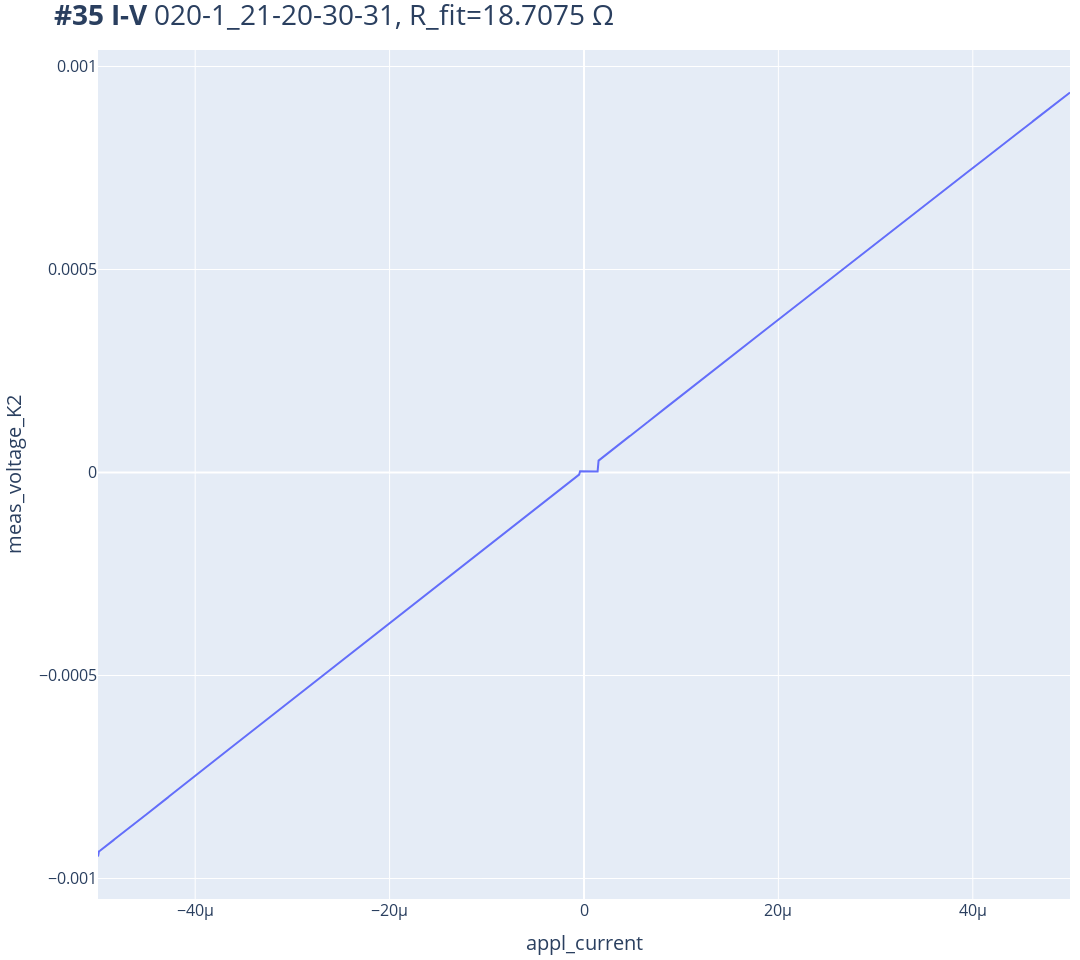
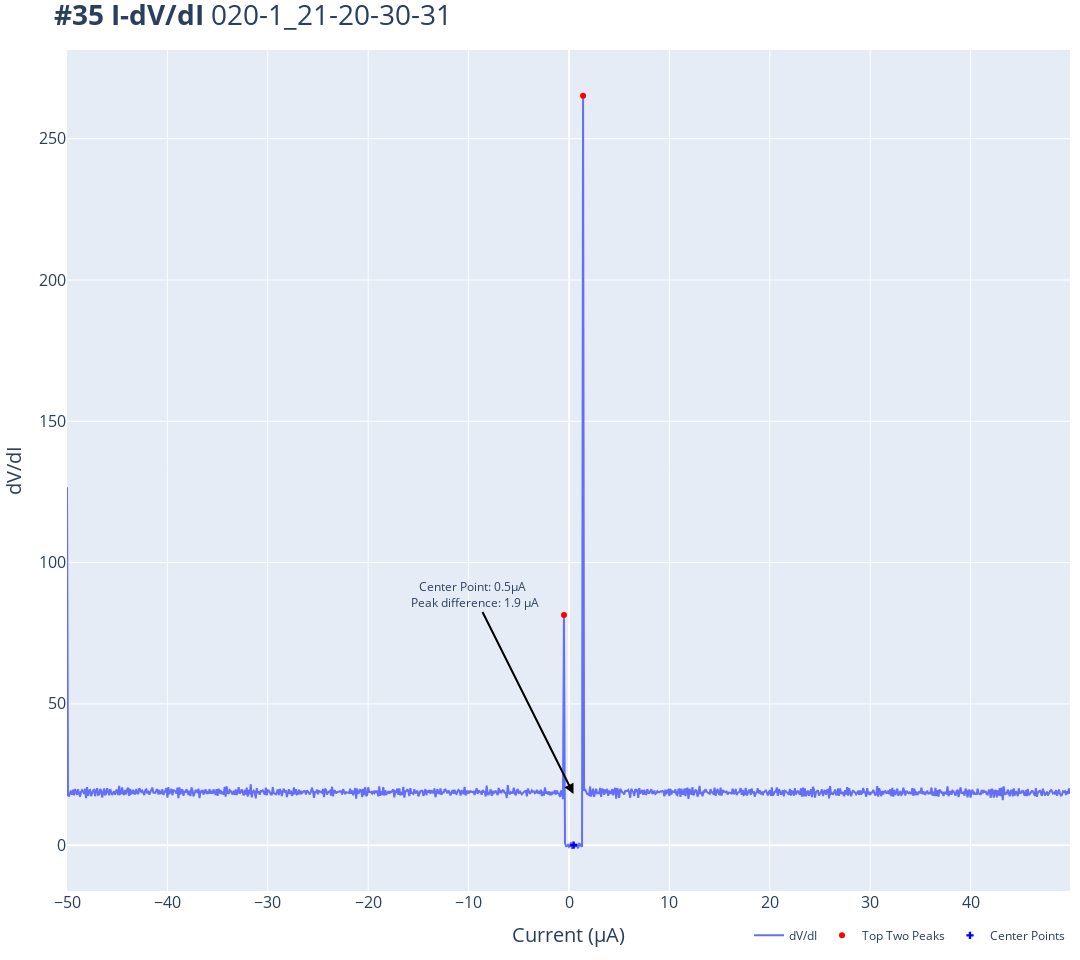
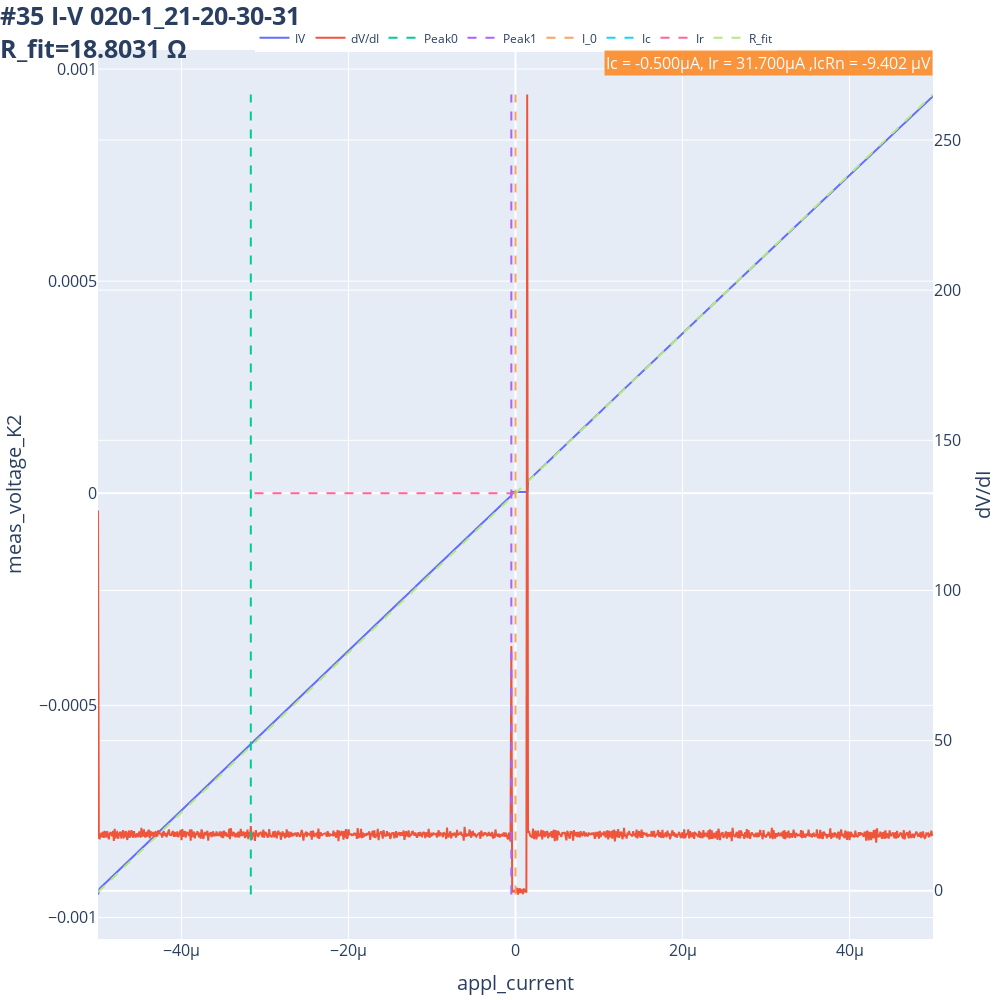

Notebook cell for these charts, in order:
### Code cell
id = 35

plot_by_id(id)
IV(id)
IV_diff(id)
plot_IV_and_dVdI(id)

### Figure 1 — Plotly figure (JSON) as saved in the notebook; plotly's stock layout.template omitted (floating-point values rounded to 4 significant figures; data arrays with more than 128 entries replaced by an {"elided": "..."} marker saying what was removed)
{"data": [{"mode": "lines", "name": "Voltage vs. Current", "type": "scatter", "x": {"elided": "1001 float values"}, "y": {"elided": "1001 float values"}}], "layout": {"height": 960, "margin": {"b": 10, "l": 10, "r": 10, "t": 50}, "title": {"font": {"size": 28}, "text": "<b>#35 I-V</b> 020-1_21-20-30-31, R_fit=18.7075 Ω"}, "width": 1080, "xaxis": {"tickfont": {"size": 16}, "title": {"font": {"size": 20}, "text": "appl_current"}}, "yaxis": {"tickfont": {"size": 16}, "title": {"font": {"size": 20}, "text": "meas_voltage_K2"}}}}

### Figure 2 — Plotly figure (JSON) as saved in the notebook; plotly's stock layout.template omitted (floating-point values rounded to 4 significant figures; data arrays with more than 128 entries replaced by an {"elided": "..."} marker saying what was removed)
{"data": [{"mode": "lines", "name": "dV/dI", "type": "scatter", "x": {"elided": "1000 float values"}, "y": {"elided": "1000 float values"}}, {"marker": {"color": "red"}, "mode": "markers", "name": "Top Two Peaks", "type": "scatter", "x": [1.4, -0.5], "y": [265.2, 81.48]}, {"marker": {"color": "blue", "symbol": "cross"}, "mode": "markers", "name": "Center Points", "type": "scatter", "x": [0.45], "y": [0]}], "layout": {"annotations": [{"arrowcolor": "black", "arrowhead": 2, "arrowsize": 1, "arrowwidth": 2, "ax": -100, "ay": -200, "showarrow": true, "text": "Center Point: 0.5μA <br> Peak difference: 1.9 μA", "x": 0.45, "y": 18.11}], "height": 960, "legend": {"orientation": "h", "x": 1, "xanchor": "right", "y": -0.07, "yanchor": "bottom"}, "margin": {"b": 10, "l": 10, "r": 10, "t": 50}, "title": {"font": {"size": 28}, "text": "<b>#35 I-dV/dI</b> 020-1_21-20-30-31"}, "width": 1080, "xaxis": {"tickfont": {"size": 16}, "title": {"font": {"size": 20}, "text": "Current (μA)"}}, "yaxis": {"tickfont": {"size": 16}, "title": {"font": {"size": 20}, "text": "dV/dI"}}}}

### Figure 3 — Plotly figure (JSON) as saved in the notebook; plotly's stock layout.template omitted (floating-point values rounded to 4 significant figures; data arrays with more than 128 entries replaced by an {"elided": "..."} marker saying what was removed)
{"data": [{"mode": "lines", "name": "IV", "type": "scatter", "x": {"elided": "1001 float values"}, "y": {"elided": "1001 float values"}}, {"mode": "lines", "name": "dV/dI", "type": "scatter", "x": {"elided": "1001 float values"}, "y": {"elided": "1001 float values"}, "yaxis": "y2"}, {"line": {"dash": "dash"}, "mode": "lines", "name": "Peak0", "type": "scatter", "x": [-3.17e-05, -3.17e-05], "y": [-1.259, 265.2], "yaxis": "y2"}, {"line": {"dash": "dash"}, "mode": "lines", "name": "Peak1", "type": "scatter", "x": [-5e-07, -5e-07], "y": [-1.259, 265.2], "yaxis": "y2"}, {"line": {"dash": "dash"}, "mode": "lines", "name": "I_0", "type": "scatter", "x": [0, 0], "y": [-1.259, 265.2], "yaxis": "y2"}, {"line": {"dash": "dash"}, "mode": "lines", "name": "Ic", "type": "scatter", "x": [0, -5e-07], "y": [0, 0]}, {"line": {"dash": "dash"}, "mode": "lines", "name": "Ir", "type": "scatter", "x": [0, -3.17e-05], "y": [0, 0]}, {"line": {"dash": "dash"}, "mode": "lines", "name": "R_fit", "type": "scatter", "x": [-5e-05, 5e-05], "y": [-0.0009402, 0.0009402]}], "layout": {"annotations": [{"align": "right", "bgcolor": "#ff7f0e", "font": {"color": "#ffffff", "size": 16}, "opacity": 0.8, "showarrow": false, "text": "Ic = -0.500µA, Ir = 31.700µA ,IcRn = -9.402 µV", "x": 1, "xref": "paper", "y": 1, "yref": "paper"}], "height": 1000, "legend": {"orientation": "h", "x": 0.5, "xanchor": "center", "y": 1.03, "yanchor": "top"}, "margin": {"b": 10, "l": 10, "r": 10, "t": 50}, "title": {"font": {"size": 25}, "text": "<b>#35 I-V 020-1_21-20-30-31<br>R_fit=18.8031 Ω", "x": 0}, "width": 1000, "xaxis": {"tickfont": {"size": 16}, "title": {"font": {"size": 20}, "text": "appl_current"}}, "yaxis": {"tickfont": {"size": 16}, "title": {"font": {"size": 20}, "text": "meas_voltage_K2"}}, "yaxis2": {"overlaying": "y", "side": "right", "tickfont": {"size": 16}, "title": {"font": {"size": 20}, "text": "dV/dI"}}}}
